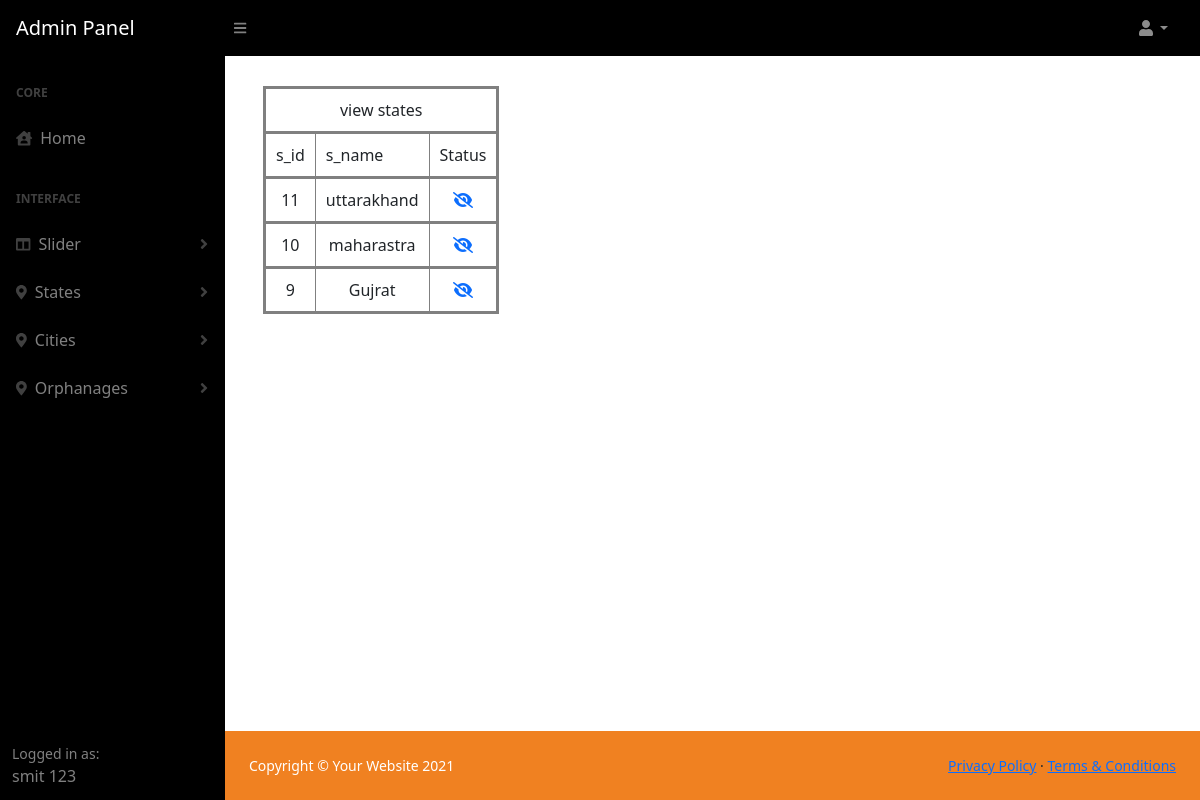
The page /Admin/view_state.php (signed in) on the database its author committed.
### tables this page shows
CREATE TABLE IF NOT EXISTS `register` (
  `id` int(11) NOT NULL AUTO_INCREMENT,
  `fname` varchar(255) NOT NULL,
  `lname` varchar(255) NOT NULL,
  `email` varchar(255) NOT NULL,
  `password` varchar(255) NOT NULL,
  PRIMARY KEY (`id`)
);

CREATE TABLE IF NOT EXISTS `state` (
  `st_id` int(11) NOT NULL AUTO_INCREMENT,
  `st_name` varchar(255) NOT NULL,
  `st_status` varchar(255) NOT NULL DEFAULT '0',
  UNIQUE KEY `st_id` (`st_id`)
);

### Admin/view_state.php (the view, shortened to what this page needs)
<?php include("header.php");
	$con=mysqli_connect("localhost","root","","orphanage") or die("not connected");
	$qry = "SELECT * FROM `state`";
	$res = mysqli_query($con,$qry);
	$rec = mysqli_num_rows($res);
?>
<div id="layoutSidenav_content" >
                <main style="margin: 30px 0px 0px 38px;">
                   	<table border="1" cellpadding="10px">
                   		<tr>
                   			<td colspan="3" align="center">view states</td>
                   		</tr>
                        <tr>
                            <td>s_id</td>
                            <td>s_name</td>
                            <td>Status</td>
                        </tr>
                        <?php
                        if (@$rec>0)
                        {
                            while ($row = mysqli_fetch_assoc($res))
                            {
                    ?>
                        <tr align="center">
                            <td><?php echo $row['st_id'];?></td>
                            <td><?php echo $row['st_name'];?></td>
                             <td>
                                <?php
                                	if($row['st_status']==1)
                                	{
                                ?>
                                	<a href="?ac=<?php echo $row['st_id']; ?>&st=<?php echo $row['st_status']; ?>"><i class="fa-solid fa-eye"></i></a>
                            	<?php
                            		}
                            		else
                            		{
                            	?>
                            	<a href="?ac=<?php echo $row['st_id']; ?>&st=<?php echo $row['st_status']; ?>"><i class="fa-solid fa-eye-slash"></i></a>
                            <?php }?>
                            </td>
                        </tr>
                <?php
                         }
                      }
                        else
                        {
                ?>
                            <tr>
                                <td colspan="5" align="center"><span style="color: darkred;">NO DATA FOUND</span></td>
                            </tr>
                <?php
                         }
                ?>
                   </table>
                </main>
                <footer class="py-4 bg-light mt-auto">
                    <div class="container-fluid px-4">
                        <div class="d-flex align-items-center justify-content-between small">
                            <div class="text-muted">Copyright &copy; Your Website 2021</div>
                            <div>
                                <a href="#">Privacy Policy</a>
                                &middot;
                                <a href="#">Terms &amp; Conditions</a>
                            </div>
                        </div>
                    </div>
                </footer>
</div>
<?php include("footer.php"); ?>

### Admin/header.php (shortened to what this page needs)
<?php
    $con=mysqli_connect("localhost","root","","orphanage") or die("not connected");
    $uid = $_SESSION['admin_log'];
    $log_qry = "SELECT * FROM `register` WHERE `id` ='$uid' ";
    $log_res = mysqli_query($con,$log_qry);
    $log_row = mysqli_fetch_assoc($log_res);
?>
<!DOCTYPE html>
<html lang="en">
    <head>
        <link href="https://cdn.jsdelivr.net/npm/simple-datatables@latest/dist/style.css" rel="stylesheet" />
        <link href="css/styles.css" rel="stylesheet" />
    </head>
    <body class="sb-nav-fixed">
        <nav class="sb-topnav navbar navbar-expand navbar-dark bg-dark">
            <a class="navbar-brand ps-3" href="Dashboard.php">Admin Panel</a>
            <button class="btn btn-link btn-sm order-1 order-lg-0 me-4 me-lg-0" id="sidebarToggle" href="#!"><i class="fas fa-bars"></i></button>
            <ul class="navbar-nav ms-auto ms-md-0 me-3 me-lg-4">
                <li class="nav-item dropdown">
                    <a class="nav-link dropdown-toggle" id="navbarDropdown" href="#" role="button" data-bs-toggle="dropdown" aria-expanded="false"><i class="fas fa-user fa-fw"></i></a>
                </li>
            </ul>
        </nav>
        <div id="layoutSidenav">
            <div id="layoutSidenav_nav">
                <nav class="sb-sidenav accordion sb-sidenav-dark" id="sidenavAccordion">
                    <div class="sb-sidenav-menu">
                        <div class="nav">
                            <div class="sb-sidenav-menu-heading">Core</div>
                            <a class="nav-link" href="Dashboard.php">
                                <div class="sb-nav-link-icon"><i class="fas fa-house-user"></i></div>
                                Home
                            </a>
                            <div class="sb-sidenav-menu-heading">Interface</div>
                            <a class="nav-link collapsed" href="#" data-bs-toggle="collapse" data-bs-target="#collapseLayouts" aria-expanded="false" aria-controls="collapseLayouts">
                                <div class="sb-nav-link-icon"><i class="fas fa-columns"></i></div>
                                Slider
                                <div class="sb-sidenav-collapse-arrow"><i class="fas fa-angle-down"></i></div>
                            </a>
                            <a class="nav-link collapsed" href="#" data-bs-toggle="collapse" data-bs-target="#states" aria-expanded="false" aria-controls="states">
                                <div class="sb-nav-link-icon"><i class="fas fa-map-marker-alt"></i></div>
                                States
                                <div class="sb-sidenav-collapse-arrow"><i class="fas fa-angle-down"></i></div>
                            </a>
                            <a class="nav-link collapsed" href="#" data-bs-toggle="collapse" data-bs-target="#City" aria-expanded="false" aria-controls="City">
                                <div class="sb-nav-link-icon"><i class="fas fa-map-marker-alt"></i></div>
                                Cities
                                <div class="sb-sidenav-collapse-arrow"><i class="fas fa-angle-down"></i></div>
                            </a>
                            <a class="nav-link collapsed" href="#" data-bs-toggle="collapse" data-bs-target="#orphanes" aria-expanded="false" aria-controls="orphanes">
                                <div class="sb-nav-link-icon"><i class="fas fa-map-marker-alt"></i></div>
                                Orphanages
                                <div class="sb-sidenav-collapse-arrow"><i class="fas fa-angle-down"></i></div>
                            </a>
                        </div>
                    </div>
                    <div class="sb-sidenav-footer">
                        <div class="small">Logged in as:</div>
                        <?php echo $log_row['fname']," ",$log_row['lname'];?>
                    </div>
                </nav>
            </div>

### rows shown on the page
register: fname "smit", lname "123"
state: st_id "11", st_name "uttarakhand"
state: st_id "10", st_name "maharastra"
state: st_id "9", st_name "Gujrat"
